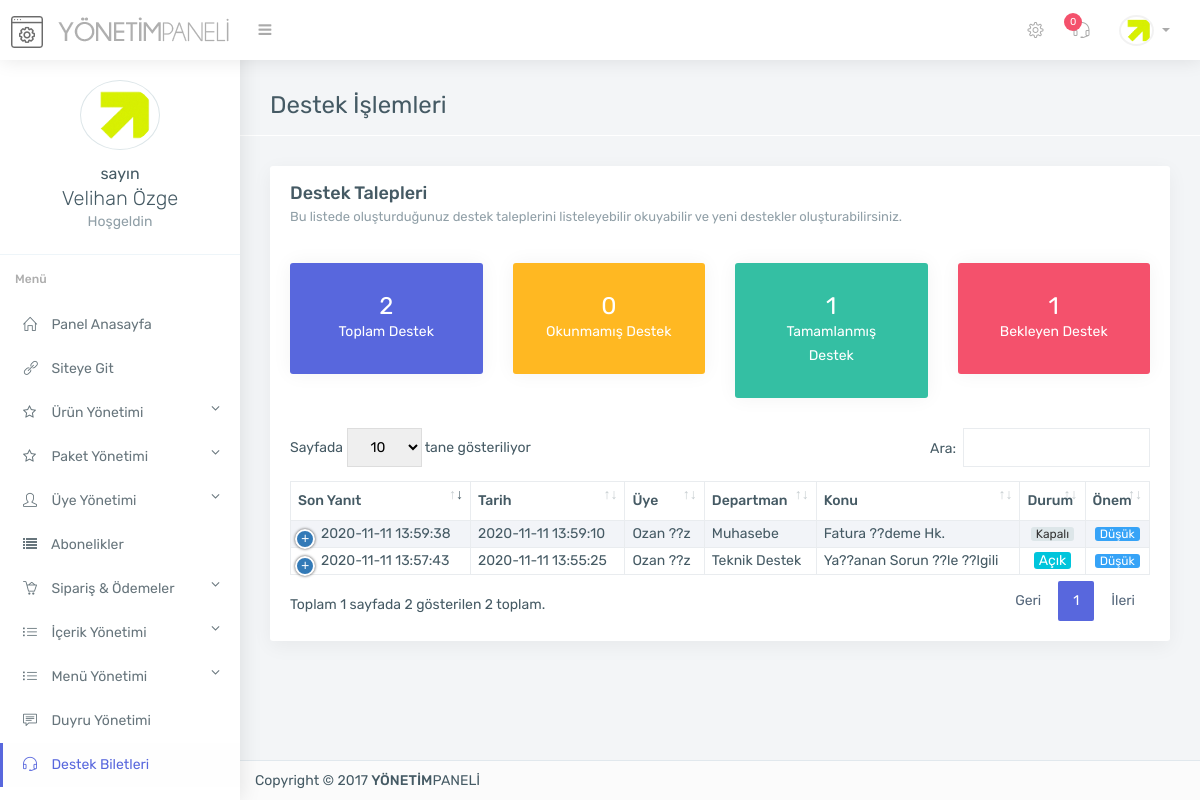
Page /admin/destek.php (signed in) on the committed database.
### tables this page shows
CREATE TABLE `kullanici` (
  `kullanici_id` int(11) NOT NULL,
  `kullanici_adi` varchar(250) NOT NULL,
  `kullanici_pass` varchar(250) NOT NULL,
  `kullanici_adsoyad` varchar(500) NOT NULL,
  `kullanici_resim` varchar(500) NOT NULL
);

CREATE TABLE `destek` (
  `destek_id` int(11) NOT NULL,
  `destek_tarih` timestamp NOT NULL DEFAULT CURRENT_TIMESTAMP,
  `destek_uye` varchar(255) NOT NULL,
  `destek_baslik` varchar(255) NOT NULL,
  `destek_uyeoku` int(11) NOT NULL DEFAULT '0',
  `destek_adminoku` int(11) NOT NULL DEFAULT '0',
  `destek_durum` int(11) NOT NULL DEFAULT '0',
  `destek_onem` int(11) NOT NULL DEFAULT '1',
  `destek_departman` varchar(255) NOT NULL
);

CREATE TABLE `destekmesaj` (
  `destekmesaj_id` int(11) NOT NULL,
  `destekmesaj_tarih` timestamp NOT NULL DEFAULT CURRENT_TIMESTAMP,
  `destekmesaj_destek` int(11) NOT NULL,
  `destekmesaj_aciklama` longtext NOT NULL,
  `destekmesaj_kim` int(11) NOT NULL,
  `destekmesaj_resim` varchar(255) NOT NULL DEFAULT '0'
);

CREATE TABLE `uye` (
  `uye_id` int(11) NOT NULL,
  `uye_tarih` timestamp NULL DEFAULT CURRENT_TIMESTAMP,
  `uye_ad` varchar(255) DEFAULT NULL,
  `uye_soyad` varchar(255) DEFAULT NULL,
  `uye_tel` varchar(255) DEFAULT NULL,
  `uye_mail` varchar(255) DEFAULT NULL,
  `uye_adres` varchar(255) DEFAULT NULL,
  `uye_tc` varchar(255) DEFAULT NULL,
  `uye_sifre` varchar(255) DEFAULT NULL,
  `uye_kod` varchar(255) DEFAULT NULL,
  `uye_resim` varchar(255) DEFAULT '0',
  `uye_onaymail` int(11) DEFAULT '0',
  `uye_onaytel` int(11) DEFAULT '0',
  `uye_kodmail` varchar(255) DEFAULT NULL,
  `uye_kodtel` varchar(255) DEFAULT NULL,
  `uye_smssure` varchar(255) DEFAULT NULL,
  `uye_mailsure` varchar(255) DEFAULT NULL
);

### admin/destek.php (the view, shortened to what this page needs)
<?php
include 'header.php';
include 'topbar.php';
include 'controller/seo.php';
include 'sidebar.php';
$hesapsor=$db->prepare("SELECT * from destek order by destek_tarih DESC");
$hesapsor->execute(array(
));
$bekleyensor=$db->prepare("SELECT * from destek where destek_durum='1'");
$bekleyensor->execute(array(
));
$bekleyen=$bekleyensor->RowCount();
$topsor=$db->prepare("SELECT * from destek ");
$topsor->execute(array(
));
$toplam=$topsor->RowCount();
$okusor=$db->prepare("SELECT * from destek where destek_adminoku='0'");
$okusor->execute(array(
));
$okunmamıs=$okusor->RowCount();
$tamamsor=$db->prepare("SELECT * from destek where destek_durum='0'");
$tamamsor->execute(array(
));
$tamamlanmis=$tamamsor->RowCount();
?>
<section class="main-content container">
	<div class="page-header">
		<h2>Destek İşlemleri</h2>
	</div>
	<div class="row">
		<div class="col-md-12">
			<div class="card">
				<div class="card-heading card-default">
					Destek Talepleri
					<p class="text-muted">Bu listede oluşturduğunuz destek taleplerini listeleyebilir okuyabilir ve yeni destekler oluşturabilirsiniz.</p>
				</div>
				<div class="card-block">
					<div class="row">
						<div class="col">
							<div class="widget bg-primary padding-15">
								<div class="row row-table">
									<div class="col-xs-8 padding-15 text-center">
										<h4 class="mv-0"><?php echo $toplam; ?></h4>
										<div class="margin-b-0 ">Toplam Destek</div>
									</div>
								</div>
							</div>
						</div>
						<div class="col">
							<div class="widget bg-warning padding-15">
								<div class="row row-table">
									<div class="col-xs-8 padding-15 text-center">
										<h4 class="mv-0"><?php echo $okunmamıs; ?></h4>
										<div class="margin-b-0">Okunmamış Destek</div>
									</div>
								</div>
							</div>
						</div>
						<div class="col">
							<div class="widget bg-success padding-15">
								<div class="row row-table">
									<div class="col-xs-8 padding-15 text-center">
										<h4 class="mv-0"><?php echo $tamamlanmis; ?></h4>
										<div class="margin-b-0">Tamamlanmış Destek</div>
									</div>
								</div>
							</div>
						</div>
						<div class="col">
							<div class="widget bg-danger padding-15">
								<div class="row row-table">
									<div class="col-xs-8 padding-15 text-center">
										<h4 class="mv-0"><?php echo $bekleyen; ?></h4>
										<div class="margin-b-0">Bekleyen Destek</div>
									</div>
								</div>
							</div>
						</div>
					</div>
					<table id="datatable1" class="table table-striped dt-responsive nowrap table-hover">
						<thead>
							<tr>
								<th class="text-left">
									<strong>Son Yanıt</strong>
								</th>
								<th class="text-left">
									<strong>Tarih</strong>
								</th>
								<th class="text-left">
									<strong>Üye</strong>
								</th>
								<th class="text-left">
									<strong>Departman</strong>
								</th>
								<th class="text-left">
									<strong>Konu</strong>
								</th>
								<th class="text-left">
									<strong>Durum</strong>
								</th>
								<th class="text-left">
									<strong>Önem</strong>
								</th>
							</tr>
						</thead>
						<tbody>
							<?php
							while ($hesapcek=$hesapsor->fetch(PDO::FETCH_ASSOC)) {
								$uyesor=$db->prepare("SELECT * from uye where uye_id=:uye_id");
								$uyesor->execute(array(
									'uye_id' => $hesapcek['destek_uye']
								));
								$uyecek=$uyesor->fetch(PDO::FETCH_ASSOC);
								$sonmesaj=$db->prepare("SELECT * from destekmesaj where destekmesaj_destek=:destekm_id order by destekmesaj_tarih DESC Limit 1");
								$sonmesaj->execute(array(
									'destekm_id' => $hesapcek['destek_id']
								));
								$sonmesajcek=$sonmesaj->fetch(PDO::FETCH_ASSOC);
								if ($hesapcek['destek_adminoku']=='0') {
									?>
									<tr>
										<td><b><?php echo $sonmesajcek['destekmesaj_tarih'] ?></b></td>
										<td><b><?php echo $hesapcek['destek_tarih']; ?></b></td>
										<td><b><?php echo $uyecek['uye_ad']." ".$uyecek['uye_soyad']; ?></b></td>
										<td><b><?php echo $hesapcek['destek_departman']; ?></b></td>
										<td><b><?php echo $hesapcek['destek_baslik']; ?></b></td>
										<td class="text-center">
											<?php
											if ($hesapcek['destek_durum']=='0') { ?>
												<span style="font-size: 12px;" class="label label-default">Kapalı</span>
											<?php } else { ?>
												<span style="font-size: 14px;" class="label label-teal">Açık</span>
											<?php } ?>
										</td>
										<td class="text-center">
											<?php
											if ($hesapcek['destek_onem']=='1') { ?>
												<span style="font-size: 12px;" class="label label-info">Düşük</span>
											<?php } elseif ($hesapcek['destek_onem']=='2') { ?>
												<span style="font-size: 14px;" class="label label-warning">Orta</span>
											<?php } elseif ($hesapcek['destek_onem']=='3') { ?>
												<span style="font-size: 14px;" class="label label-danger">Yüksek</span>
											<?php } ?>
										</td>
										<td class="text-center">
											<form method="POST" action="">
												<input type="hidden" name="id" value="<?php echo $hesapcek['destek_id']; ?>">
												<button style="cursor: pointer; align-items: right" type="submit" name="destekoku" class="btn btn-sm btn-warning"><i class="icon-paper-plane"></i> Talebi Oku</button>
											</form>
										</td>
									</tr>
								<?php } else {
									?>
									<tr>
										<td><?php echo $sonmesajcek['destekmesaj_tarih'] ?></td>
										<td><?php echo $hesapcek['destek_tarih']; ?></td>
										<td><?php echo $uyecek['uye_ad']." ".$uyecek['uye_soyad']; ?></td>
										<td><?php echo $hesapcek['destek_departman']; ?></td>
										<td><?php echo $hesapcek['destek_baslik']; ?></td>
										<td class="text-center">
											<?php
											if ($hesapcek['destek_durum']=='0') { ?>
												<span style="font-size: 12px;" class="label label-default">Kapalı</span>
											<?php } else { ?>
												<span style="font-size: 14px;" class="label label-teal">Açık</span>
											<?php } ?>
										</td>
										<td class="text-center">
											<?php
											if ($hesapcek['destek_onem']=='1') { ?>
												<span style="font-size: 12px;" class="label label-info">Düşük</span>
											<?php } elseif ($hesapcek['destek_onem']=='2') { ?>
												<span style="font-size: 14px;" class="label label-warning">Orta</span>
											<?php } elseif ($hesapcek['destek_onem']=='3') { ?>
												<span style="font-size: 14px;" class="label label-danger">Yüksek</span>
											<?php } ?>
										</td>
									</tr>
									<?php
								} } ?>
							</tbody>
						</table>
					</div>
				</div>
			</div>
		</div>
		<?php include 'footer.php'; ?>

### admin/topbar.php (shortened to what this page needs)
<?php
$yenisay=$db->prepare("SELECT * from destek where destek_adminoku='0'");
$yenisay->execute(array());
$yeni=$yenisay->RowCount();
?>
<div class="top-bar light-top-bar">
	<div class="container-fluid">
		<div class="row">
			<div class="col">
				<a class="admin-logo" href="index.php">
					<h1>
						<img alt="" src="assets/img/genel/logo.png" class="logo-icon margin-r-10">
						<img alt="" src="assets/img/genel/logo-text.png" class="toggle-none hidden-xs">
					</h1>
				</a>
				<div class="left-nav-collapsed" >
					<a  href="#" class="nav-collapsed"><i class="fa fa-bars"></i></a>
				</div>
			</div>
			<div class="col">
				<ul class="list-inline top-right-nav">
					<li class="dropdown icon-dropdown d-none-m">
						<a href="genel-ayarlar.php"><i class="icon-settings"></i></a>
					</li>
					<li class="dropdown icon-dropdown">
						<a href="destek.php"><i class="icon-earphones-alt"></i> <span class="badge badge-danger"><?php echo $yeni; ?></span></a>
					</li>
					<li class="dropdown avtar-dropdown">
						<a class="dropdown-toggle" data-toggle="dropdown" href="#">
							<img alt="" class="rounded-circle" src="<?php echo $userprint['kullanici_resim']; ?>" width="30">
						</a>
					</li>
				</ul>
			</div>
		</div>
	</div>
</div>

### admin/sidebar.php (shortened to what this page needs)
<?php
$link = $_SERVER['REQUEST_URI'];
?>
<div class="main-sidebar-nav default-navigation">
    <div class="nano">
        <div class="nano-content sidebar-nav">
            <ul class="metisMenu nav flex-column" id="menu">
                <div class="card-block border-bottom text-center nav-profile">
                    <img alt="profile" class="rounded-circle margin-b-10 circle-border " src="<?php echo $userprint['kullanici_resim']; ?>" width="80">
                    <p class="lead margin-b-0 toggle-none"><small>sayın<br> </small><?php echo $userprint['kullanici_adsoyad'] ?></p>
                    <p class="text-muted mv-0 toggle-none">Hoşgeldin</p>
                </div>
                <li class="nav-heading">
                    <b>Menü</b>
                </li>
                <li class="nav-item <?php if (strstr($link, "index.php")) { echo "active";} ?>"><a class="nav-link" href="index.php"><i class="icon-home"></i> <span class="toggle-none">Panel Anasayfa</span> </a></li>
                <li class="nav-item"><a class="nav-link" target="_blank" href="<?php echo $settingsprint['ayar_siteurl']; ?>"><i class="icon-link"></i> <span class="toggle-none">Siteye Git</span> </a></li>
                <li class="nav-item <?php if (strstr($link, "urun")) { echo "active";} ?> <?php if (strstr($link, "eklenti")) { echo "active";} ?>">
                    <a class="nav-link" href="javascript: void(0);" aria-expanded="true"><i class="fa fa-star-o"></i> <span class="toggle-none">Ürün Yönetimi<span style="float: right;" class="fa fa-angle-down"></span></span></a>
                </li>
                <li class="nav-item <?php if (strstr($link, "paket")) { echo "active";} ?>">
                    <a class="nav-link" href="javascript: void(0);" aria-expanded="true"><i class="fa fa-star-o"></i> <span class="toggle-none">Paket Yönetimi<span style="float: right;" class="fa fa-angle-down"></span></span></a>
                </li>
                <li class="nav-item <?php if (strstr($link, "uye")) { echo "active";} ?>">
                    <a class="nav-link" href="javascript: void(0);" aria-expanded="true"><i class="icon-user"></i> <span class="toggle-none">Üye Yönetimi<span style="float: right;" class="fa fa-angle-down"></span></span></a>
                </li>
                <li class="nav-item <?php if (strstr($link, "abone")) { echo "active";} ?>">
                    <a class="nav-link" href="abonelikler.php"><i class="fa fa-list"></i> <span class="toggle-none">Abonelikler</span></a>
                </li>
                <li class="nav-item <?php if (strstr($link, "sanal-pos")) { echo "active";} ?><?php if (strstr($link, "hesap")) { echo "active";} ?><?php if (strstr($link, "siparis")) { echo "active";} ?><?php if (strstr($link, "odeme-yontemleri")) { echo "active";} ?>">
                    <a class="nav-link" href="javascript: void(0);" aria-expanded="true"><i class="icon-basket-loaded"></i> <span class="toggle-none">Sipariş & Ödemeler<span style="float: right;" class="fa fa-angle-down"></span></span></a>
                </li>
                <li class="nav-item <?php if (strstr($link, "sozlesme-yonetimi")) { echo "active";} ?><?php if (strstr($link, "slayt")) { echo "active";} ?><?php if (strstr($link, "referans")) { echo "active";} ?><?php if (strstr($link, "marka")) { echo "active";} ?><?php if (strstr($link, "yorum")) { echo "active";} ?><?php if (strstr($link, "bilgi")) { echo "active";} ?><?php if (strstr($link, "sosyal")) { echo "active";} ?><?php if (strstr($link, "proje")) { echo "active";} ?><?php if (strstr($link, "sss")) { echo "active";} ?><?php if (strstr($link, "sayfa")) { echo "active";} ?><?php if (strstr($link, "hizmet")) { echo "active";} ?><?php if (strstr($link, "html")) { echo "active";} ?><?php if (strstr($link, "blog")) { echo "active";} ?>">
                    <a class="nav-link" href="" aria-expanded="true"><i class="icon-list"></i> <span class="toggle-none">İçerik Yönetimi<span style="float: right;" class="fa fa-angle-down"></span></span></a>
                </li>
                <li class="nav-item <?php if (strstr($link, "menu")) { echo "active";} ?><?php if (strstr($link, "link")) { echo "active";} ?>">
                    <a class="nav-link" href="" aria-expanded="true"><i class="icon-list"></i> <span class="toggle-none">Menü Yönetimi<span style="float: right;" class="fa fa-angle-down"></span></span></a>
                </li>
                <li class="nav-item <?php if (strstr($link, "duyuru")) { echo "active";} ?>"><a class="nav-link" href="duyurular.php"><i class="icon-speech"></i> <span class="toggle-none">Duyru Yönetimi</span></a></li>
                <li class="nav-item <?php if (strstr($link, "destek")) { echo "active";} ?>"><a class="nav-link" href="destek.php"><i class="icon-earphones-alt"></i> <span class="toggle-none">Destek Biletleri</span></a></li>
                <li class="nav-item <?php if (strstr($link, "modul")) { echo "active";} ?>"><a class="nav-link" href="modul.php"><i class="icon-puzzle"></i> <span class="toggle-none">Modül Yönetimi</span></a></li>
            </ul>
        </div>
    </div>
</div>

### rows in the picture
kullanici: kullanici_resim (picture), kullanici_adsoyad "Velihan Özge"
destek: destekmesaj.destekmesaj_tarih "2020-11-11 13:59:38", destek_tarih "2020-11-11 13:59:10", uye.uye_ad "Ozan", uye.uye_soyad "??z", destek_departman "Muhasebe", destek_baslik "Fatura ??deme Hk.", destek_durum "Kapalı", destek_onem "Düşük"
destek: destekmesaj.destekmesaj_tarih "2020-11-11 13:57:43", destek_tarih "2020-11-11 13:55:25", uye.uye_ad "Ozan", uye.uye_soyad "??z", destek_departman "Teknik Destek", destek_baslik "Ya??anan Sorun ??le ??lgili", destek_durum "Açık", destek_onem "Düşük"

### other values in the picture
$yeni "0"
$toplam "2"
$okunmamıs "0"
$tamamlanmis "1"
$bekleyen "1"
